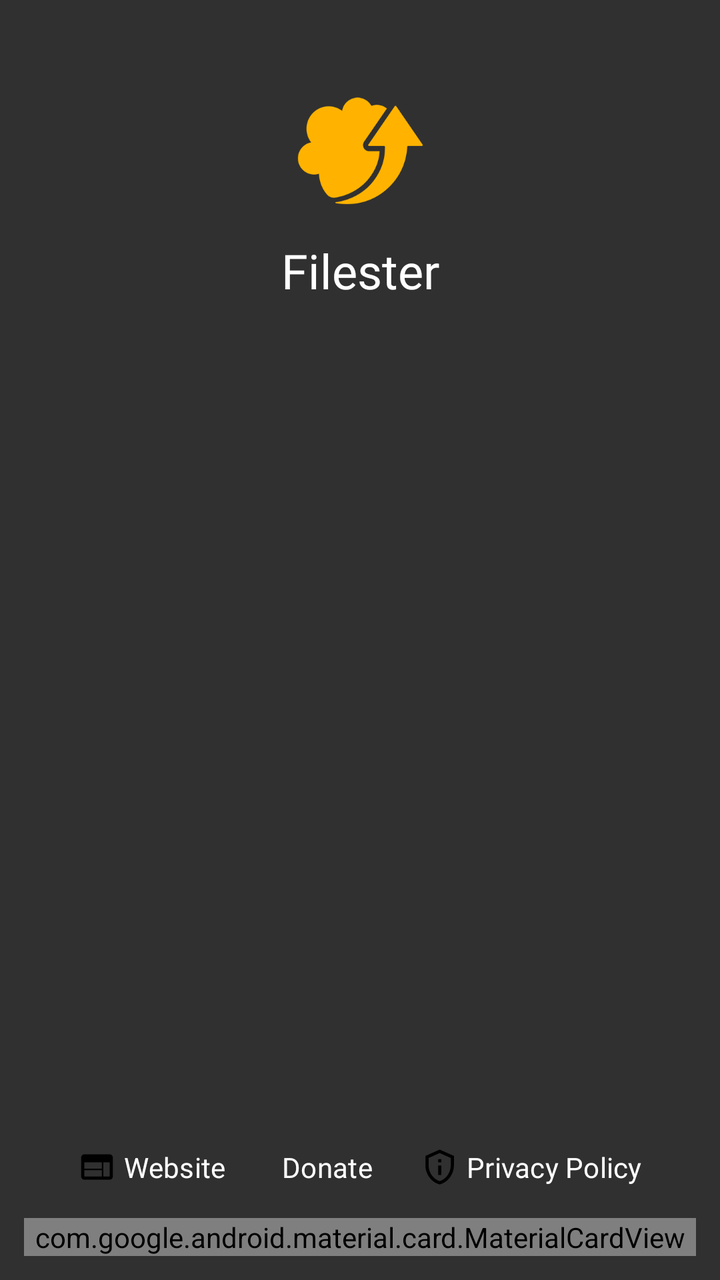
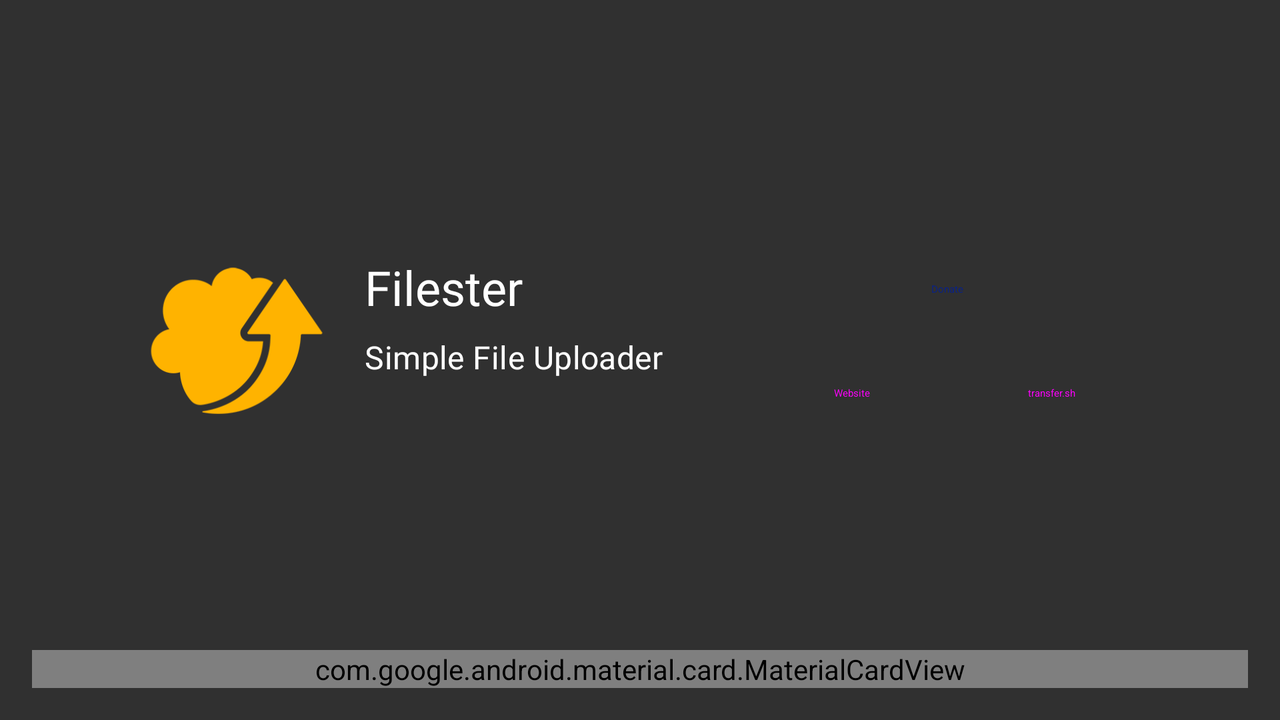

An Android layout and its configuration variant, each rendered on a device that would load it. The default file and the variant file are quoted in full after the pictures.
<!-- AndroidManifest.xml: application theme Theme.Filester -->
<!-- res/layout/fragment_about.xml -->
<?xml version="1.0" encoding="utf-8"?>
<androidx.constraintlayout.widget.ConstraintLayout xmlns:android="http://schemas.android.com/apk/res/android"
    xmlns:app="http://schemas.android.com/apk/res-auto"
    android:layout_width="match_parent"
    android:layout_height="match_parent">

    <androidx.constraintlayout.widget.ConstraintLayout
        android:id="@+id/overview_container"
        android:layout_width="wrap_content"
        android:layout_height="wrap_content"
        android:layout_marginStart="12dp"
        android:layout_marginTop="36dp"
        android:layout_marginEnd="12dp"
        app:layout_constraintEnd_toEndOf="parent"
        app:layout_constraintStart_toStartOf="parent"
        app:layout_constraintTop_toTopOf="parent">

        <ImageView
            android:id="@+id/overview_logo"
            android:layout_width="0dp"
            android:layout_height="wrap_content"
            android:layout_margin="8dp"
            android:adjustViewBounds="true"
            android:importantForAccessibility="no"
            android:src="@drawable/ic_filester"
            app:layout_constraintEnd_toEndOf="parent"
            app:layout_constraintStart_toStartOf="parent"
            app:layout_constraintTop_toTopOf="parent" />

        <TextView
            android:id="@+id/overview_app_name"
            style="@style/TextAppearance.Filester.HeadlineSmall"
            android:layout_width="wrap_content"
            android:layout_height="wrap_content"
            android:layout_marginTop="12dp"
            android:text="@string/app_name"
            app:layout_constraintEnd_toEndOf="parent"
            app:layout_constraintStart_toStartOf="parent"
            app:layout_constraintTop_toBottomOf="@id/overview_logo" />

        <TextView
            android:id="@+id/app_version"
            style="@style/TextAppearance.Filester.BodySmall"
            android:layout_width="wrap_content"
            android:layout_height="wrap_content"
            app:layout_constraintEnd_toEndOf="parent"
            app:layout_constraintStart_toStartOf="parent"
            app:layout_constraintTop_toBottomOf="@id/overview_app_name" />

    </androidx.constraintlayout.widget.ConstraintLayout>

    <androidx.constraintlayout.widget.ConstraintLayout
        android:id="@+id/websiteViewHolder"
        android:layout_width="wrap_content"
        android:layout_height="wrap_content"
        android:layout_marginEnd="8dp"
        android:layout_marginBottom="8dp"
        android:background="?attr/selectableItemBackground"
        android:padding="8dp"
        app:layout_constraintBottom_toTopOf="@id/copyleftViewHolder"
        app:layout_constraintEnd_toStartOf="@id/donateViewHolder"
        app:layout_constraintHorizontal_chainStyle="packed"
        app:layout_constraintStart_toStartOf="@id/copyleftViewHolder">

        <ImageView
            android:id="@+id/websiteImageView"
            android:layout_width="wrap_content"
            android:layout_height="0dp"
            android:adjustViewBounds="true"
            android:importantForAccessibility="no"
            android:src="@drawable/baseline_web"
            app:layout_constraintBottom_toBottomOf="@id/websiteTextView"
            app:layout_constraintStart_toStartOf="parent"
            app:layout_constraintTop_toTopOf="@id/websiteTextView" />

        <TextView
            android:id="@+id/websiteTextView"
            android:layout_width="wrap_content"
            android:layout_height="wrap_content"
            android:layout_marginStart="4dp"
            android:text="@string/link_website"
            android:textAppearance="@style/TextAppearance.Filester.LabelLarge"
            app:layout_constraintBottom_toBottomOf="parent"
            app:layout_constraintStart_toEndOf="@id/websiteImageView"
            app:layout_constraintTop_toTopOf="parent" />

    </androidx.constraintlayout.widget.ConstraintLayout>

    <androidx.constraintlayout.widget.ConstraintLayout
        android:id="@+id/donateViewHolder"
        android:layout_width="wrap_content"
        android:layout_height="wrap_content"
        android:layout_marginEnd="8dp"
        android:background="?attr/selectableItemBackground"
        android:padding="8dp"
        app:layout_constraintBottom_toBottomOf="@id/websiteViewHolder"
        app:layout_constraintEnd_toStartOf="@id/privacyPolicyViewHolder"
        app:layout_constraintStart_toEndOf="@id/websiteViewHolder"
        app:layout_constraintTop_toTopOf="@id/websiteViewHolder">

        <ImageView
            android:id="@+id/donateImageView"
            android:layout_width="wrap_content"
            android:layout_height="0dp"
            android:adjustViewBounds="true"
            android:importantForAccessibility="no"
            android:src="@drawable/baseline_attach_money"
            app:layout_constraintBottom_toBottomOf="@id/donateTextView"
            app:layout_constraintStart_toStartOf="parent"
            app:layout_constraintTop_toTopOf="@id/donateTextView" />

        <TextView
            android:id="@+id/donateTextView"
            android:layout_width="wrap_content"
            android:layout_height="wrap_content"
            android:layout_marginStart="4dp"
            android:text="@string/link_donate"
            android:textAppearance="@style/TextAppearance.Filester.LabelLarge"
            app:layout_constraintBottom_toBottomOf="parent"
            app:layout_constraintStart_toEndOf="@id/donateImageView"
            app:layout_constraintTop_toTopOf="parent" />

    </androidx.constraintlayout.widget.ConstraintLayout>

    <androidx.constraintlayout.widget.ConstraintLayout
        android:id="@+id/privacyPolicyViewHolder"
        android:layout_width="wrap_content"
        android:layout_height="wrap_content"
        android:background="?attr/selectableItemBackground"
        android:padding="8dp"
        app:layout_constraintBottom_toBottomOf="@id/websiteViewHolder"
        app:layout_constraintEnd_toEndOf="@id/copyleftViewHolder"
        app:layout_constraintStart_toEndOf="@id/donateViewHolder"
        app:layout_constraintTop_toTopOf="@id/websiteViewHolder">

        <ImageView
            android:id="@+id/privacyPolicyImageView"
            android:layout_width="wrap_content"
            android:layout_height="0dp"
            android:adjustViewBounds="true"
            android:importantForAccessibility="no"
            android:src="@drawable/outline_privacy_tip"
            app:layout_constraintBottom_toBottomOf="@id/privacyPolicyTextView"
            app:layout_constraintStart_toStartOf="parent"
            app:layout_constraintTop_toTopOf="@id/privacyPolicyTextView" />

        <TextView
            android:id="@+id/privacyPolicyTextView"
            android:layout_width="wrap_content"
            android:layout_height="wrap_content"
            android:layout_marginStart="4dp"
            android:text="@string/link_privacy_policy"
            android:textAppearance="@style/TextAppearance.Filester.LabelLarge"
            app:layout_constraintBottom_toBottomOf="parent"
            app:layout_constraintStart_toEndOf="@id/privacyPolicyImageView"
            app:layout_constraintTop_toTopOf="parent" />

    </androidx.constraintlayout.widget.ConstraintLayout>

    <com.google.android.material.card.MaterialCardView
        android:id="@+id/copyleftViewHolder"
        style="@style/Widget.Material3.CardView.Filled"
        android:layout_width="0dp"
        android:layout_height="wrap_content"
        android:layout_marginStart="12dp"
        android:layout_marginEnd="12dp"
        android:layout_marginBottom="12dp"
        app:cardBackgroundColor="?attr/colorSurfaceVariant"
        app:layout_constraintBottom_toBottomOf="parent"
        app:layout_constraintEnd_toEndOf="parent"
        app:layout_constraintStart_toStartOf="parent">

        <TextView
            android:id="@+id/copyleft_text"
            style="@style/TextAppearance.Material3.LabelMedium"
            android:layout_width="wrap_content"
            android:layout_height="wrap_content"
            android:layout_margin="12dp"
            android:text="@string/app_copyleft"
            android:textColor="?attr/colorOnSurfaceVariant" />

    </com.google.android.material.card.MaterialCardView>

</androidx.constraintlayout.widget.ConstraintLayout>
<!-- resources referenced by this layout -->
<resources>
  <!-- drawable baseline_web (drawable) -->
  <vector android:height="24dp" android:tint="#000000"
      android:viewportHeight="24" android:viewportWidth="24"
      android:width="24dp" xmlns:android="http://schemas.android.com/apk/res/android">
      <path android:fillColor="@android:color/white" android:pathData="M20,4L4,4c-1.1,0 -1.99,0.9 -1.99,2L2,18c0,1.1 0.9,2 2,2h16c1.1,0 2,-0.9 2,-2L22,6c0,-1.1 -0.9,-2 -2,-2zM15,18L4,18v-4h11v4zM15,13L4,13L4,9h11v4zM20,18h-4L16,9h4v9z"/>
  </vector>
  <!-- drawable ic_filester: webp bitmap (drawable, 6024 bytes) -->
  <!-- drawable outline_privacy_tip (drawable) -->
  <vector android:height="24dp" android:tint="#000000"
      android:viewportHeight="24" android:viewportWidth="24"
      android:width="24dp" xmlns:android="http://schemas.android.com/apk/res/android">
      <path android:fillColor="@android:color/white" android:pathData="M12,3.19l7,3.11V11c0,4.52 -2.98,8.69 -7,9.93C7.98,19.69 5,15.52 5,11V6.3L12,3.19M12,1L3,5v6c0,5.55 3.84,10.74 9,12c5.16,-1.26 9,-6.45 9,-12V5L12,1L12,1zM11,7h2v2h-2V7zM11,11h2v6h-2V11z"/>
  </vector>
  <string name="app_copyleft">Copyleft © 2024 by Roozbeh Zarei</string>
  <string name="app_name">Filester</string>
  <string name="link_donate">Donate</string>
  <string name="link_privacy_policy">Privacy Policy</string>
  <string name="link_website">Website</string>
  <style name="TextAppearance.Filester.BodySmall" parent="TextAppearance.Material3.BodySmall">
          <item name="fontFamily">@font/roboto_serif_regular</item>
      </style>
  <style name="TextAppearance.Filester.HeadlineSmall" parent="TextAppearance.Material3.HeadlineSmall">
          <item name="fontFamily">@font/roboto_serif_regular</item>
      </style>
  <style name="TextAppearance.Filester.LabelLarge" parent="TextAppearance.Material3.LabelLarge">
          <item name="fontFamily">@font/roboto_serif_medium</item>
      </style>
  <!-- from res/values-v34/ -->
  <style name="Theme.Filester" parent="Theme.AppCompat.NoActionBar" />
</resources>
<!-- res/layout-land/fragment_about.xml (the repository's variant of the layout above) -->
<!-- drawn on the phone turned sideways -->
<?xml version="1.0" encoding="utf-8"?>
<androidx.constraintlayout.widget.ConstraintLayout xmlns:android="http://schemas.android.com/apk/res/android"
    xmlns:app="http://schemas.android.com/apk/res-auto"
    android:layout_width="match_parent"
    android:layout_height="match_parent"
    android:padding="16dp">

    <androidx.constraintlayout.widget.ConstraintLayout
        android:id="@+id/overview_container"
        android:layout_width="wrap_content"
        android:layout_height="wrap_content"
        app:layout_constraintBottom_toTopOf="@id/copyright_holder"
        app:layout_constraintEnd_toStartOf="@id/buttons_container"
        app:layout_constraintStart_toStartOf="parent"
        app:layout_constraintTop_toTopOf="parent">

        <ImageView
            android:id="@+id/overview_logo"
            android:layout_width="96dp"
            android:layout_height="0dp"
            android:importantForAccessibility="no"
            android:src="@drawable/ic_filester"
            app:layout_constraintBottom_toBottomOf="parent"
            app:layout_constraintStart_toStartOf="parent"
            app:layout_constraintTop_toTopOf="parent" />

        <TextView
            android:id="@+id/overview_app_name"
            style="@style/TextAppearance.Filester.HeadlineSmall"

            android:layout_width="wrap_content"
            android:layout_height="wrap_content"
            android:layout_marginStart="16dp"
            android:text="@string/app_name"
            app:layout_constraintBottom_toTopOf="@id/overview_description"
            app:layout_constraintStart_toEndOf="@id/overview_logo"
            app:layout_constraintTop_toTopOf="parent" />

        <TextView
            android:id="@+id/overview_description"
            style="@style/TextAppearance.Filester.TitleMedium"
            android:layout_width="wrap_content"
            android:layout_height="wrap_content"
            android:layout_marginStart="16dp"
            android:layout_marginTop="8dp"
            android:text="@string/app_description"
            app:layout_constraintBottom_toTopOf="@id/app_version"
            app:layout_constraintStart_toEndOf="@id/overview_logo"
            app:layout_constraintTop_toBottomOf="@id/overview_app_name" />

        <TextView
            android:id="@+id/app_version"
            style="@style/TextAppearance.Filester.BodySmall"
            android:layout_width="wrap_content"
            android:layout_height="wrap_content"
            android:layout_marginStart="16dp"
            android:layout_marginTop="8dp"
            app:layout_constraintBottom_toBottomOf="parent"
            app:layout_constraintStart_toEndOf="@id/overview_logo"
            app:layout_constraintTop_toBottomOf="@id/overview_description" />

    </androidx.constraintlayout.widget.ConstraintLayout>

    <com.google.android.material.card.MaterialCardView
        android:id="@+id/copyright_holder"
        style="@style/Widget.Material3.CardView.Filled"
        android:layout_width="0dp"
        android:layout_height="wrap_content"
        app:cardBackgroundColor="?attr/colorSurfaceVariant"
        app:layout_constraintBottom_toBottomOf="parent"
        app:layout_constraintEnd_toEndOf="parent"
        app:layout_constraintStart_toStartOf="parent">

        <TextView
            android:id="@+id/copyright_text"
            style="@style/TextAppearance.Material3.LabelMedium"
            android:layout_width="wrap_content"
            android:layout_height="wrap_content"
            android:layout_gravity="center"
            android:layout_margin="12dp"
            android:text="@string/app_copyleft"
            android:textColor="?attr/colorOnSurfaceVariant" />

    </com.google.android.material.card.MaterialCardView>

    <androidx.constraintlayout.widget.ConstraintLayout
        android:id="@+id/buttons_container"
        android:layout_width="wrap_content"
        android:layout_height="wrap_content"
        app:layout_constraintBottom_toTopOf="@id/copyright_holder"
        app:layout_constraintEnd_toEndOf="parent"
        app:layout_constraintStart_toEndOf="@id/overview_container"
        app:layout_constraintTop_toTopOf="parent">

        <Button
            android:id="@+id/link_donation"
            style="@style/Widget.Material3.Button.TonalButton.Icon"
            android:layout_width="0dp"
            android:layout_height="wrap_content"
            android:text="@string/link_donate"
            android:textColor="@color/md_theme_dark_onPrimary"
            app:backgroundTint="@color/seed"
            app:layout_constraintEnd_toEndOf="parent"
            app:layout_constraintStart_toStartOf="@id/link_website"
            app:layout_constraintTop_toTopOf="parent" />

        <Button
            android:id="@+id/link_website"
            style="@style/Widget.Material3.Button.OutlinedButton.Icon"
            android:layout_width="wrap_content"
            android:layout_height="wrap_content"
            android:layout_marginTop="4dp"
            android:layout_marginEnd="4dp"
            android:text="@string/link_website"
            app:icon="@drawable/ic_round_code"

            app:layout_constraintEnd_toStartOf="@id/link_transfer"
            app:layout_constraintHorizontal_chainStyle="packed"
            app:layout_constraintStart_toStartOf="parent"
            app:layout_constraintTop_toBottomOf="@id/link_donation" />

        <Button
            android:id="@+id/link_transfer"
            style="@style/Widget.Material3.Button.OutlinedButton"
            android:layout_width="wrap_content"
            android:layout_height="wrap_content"
            android:layout_marginStart="4dp"
            android:layout_marginTop="4dp"
            android:text="@string/link_transfer"
            app:icon="@drawable/ic_round_link"
            app:layout_constraintEnd_toEndOf="parent"
            app:layout_constraintStart_toEndOf="@id/link_website"
            app:layout_constraintTop_toBottomOf="@id/link_donation" />

    </androidx.constraintlayout.widget.ConstraintLayout>

</androidx.constraintlayout.widget.ConstraintLayout>
<!-- resources referenced by the variant -->
<!-- as the phone turned sideways resolves them -->
<resources>
  <color name="md_theme_dark_onPrimary">#08218A</color>
  <color name="seed">#3F51B5</color>
  <!-- drawable ic_filester: webp bitmap (drawable, 6024 bytes) -->
  <!-- drawable ic_round_code (drawable) -->
  <vector xmlns:android="http://schemas.android.com/apk/res/android"
      android:width="24dp"
      android:height="24dp"
      android:tint="#000000"
      android:viewportWidth="24"
      android:viewportHeight="24">
      <path
          android:fillColor="@android:color/white"
          android:pathData="M8.7,15.9L4.8,12l3.9,-3.9c0.39,-0.39 0.39,-1.01 0,-1.4 -0.39,-0.39 -1.01,-0.39 -1.4,0l-4.59,4.59c-0.39,0.39 -0.39,1.02 0,1.41l4.59,4.6c0.39,0.39 1.01,0.39 1.4,0 0.39,-0.39 0.39,-1.01 0,-1.4zM15.3,15.9l3.9,-3.9 -3.9,-3.9c-0.39,-0.39 -0.39,-1.01 0,-1.4 0.39,-0.39 1.01,-0.39 1.4,0l4.59,4.59c0.39,0.39 0.39,1.02 0,1.41l-4.59,4.6c-0.39,0.39 -1.01,0.39 -1.4,0 -0.39,-0.39 -0.39,-1.01 0,-1.4z" />
  </vector>
  <!-- drawable ic_round_link (drawable) -->
  <vector xmlns:android="http://schemas.android.com/apk/res/android"
      android:width="24dp"
      android:height="24dp"
      android:tint="#000000"
      android:viewportWidth="24"
      android:viewportHeight="24">
      <path
          android:fillColor="@android:color/white"
          android:pathData="M17,7h-3c-0.55,0 -1,0.45 -1,1s0.45,1 1,1h3c1.65,0 3,1.35 3,3s-1.35,3 -3,3h-3c-0.55,0 -1,0.45 -1,1s0.45,1 1,1h3c2.76,0 5,-2.24 5,-5s-2.24,-5 -5,-5zM8,12c0,0.55 0.45,1 1,1h6c0.55,0 1,-0.45 1,-1s-0.45,-1 -1,-1L9,11c-0.55,0 -1,0.45 -1,1zM10,15L7,15c-1.65,0 -3,-1.35 -3,-3s1.35,-3 3,-3h3c0.55,0 1,-0.45 1,-1s-0.45,-1 -1,-1L7,7c-2.76,0 -5,2.24 -5,5s2.24,5 5,5h3c0.55,0 1,-0.45 1,-1s-0.45,-1 -1,-1z" />
  </vector>
  <string name="app_copyleft">Copyleft © 2024 by Roozbeh Zarei</string>
  <string name="app_description">Simple File Uploader</string>
  <string name="app_name">Filester</string>
  <string name="link_donate">Donate</string>
  <string name="link_transfer" translatable="false">transfer.sh</string>
  <string name="link_website">Website</string>
  <style name="TextAppearance.Filester.BodySmall" parent="TextAppearance.Material3.BodySmall">
          <item name="fontFamily">@font/roboto_serif_regular</item>
      </style>
  <style name="TextAppearance.Filester.HeadlineSmall" parent="TextAppearance.Material3.HeadlineSmall">
          <item name="fontFamily">@font/roboto_serif_regular</item>
      </style>
  <style name="TextAppearance.Filester.TitleMedium" parent="TextAppearance.Material3.TitleMedium">
          <item name="fontFamily">@font/roboto_serif_medium</item>
      </style>
  <!-- from res/values-v34/ -->
  <style name="Theme.Filester" parent="Theme.AppCompat.NoActionBar" />
</resources>
